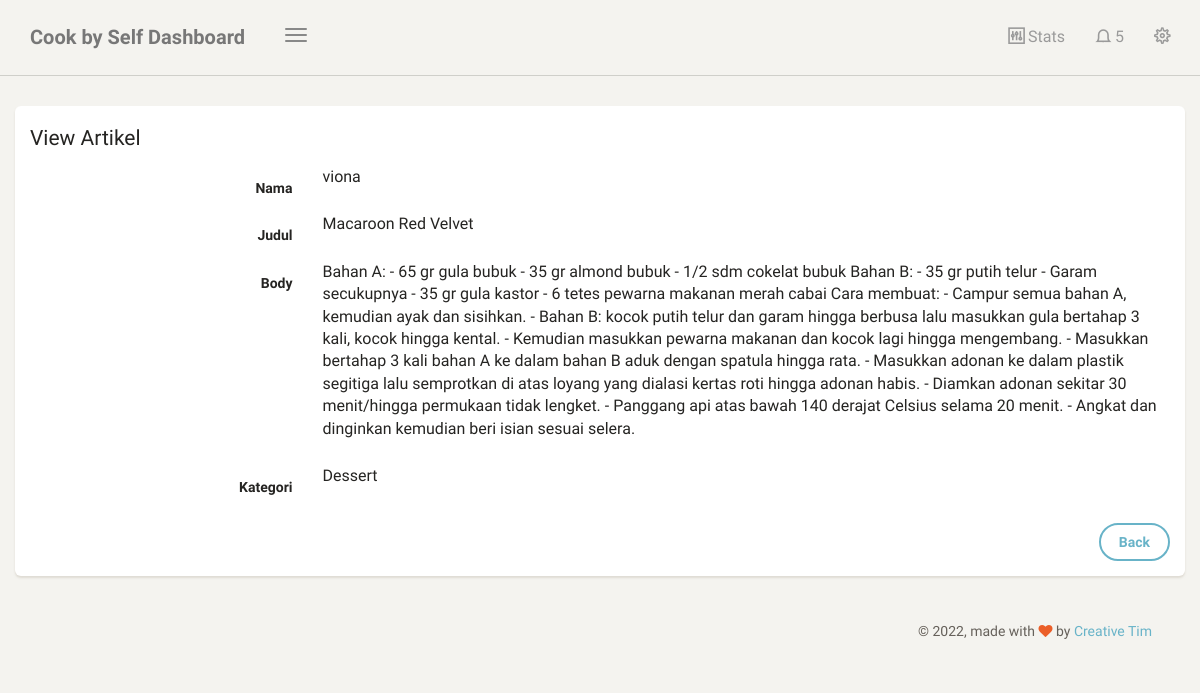
Page /dashboard/artikel/lihat/4 (signed in) on the committed database.
### blog/models.py (models this page shows, shortened)
class Artikel(models.Model):
    nama = models.CharField(max_length=100,blank=True,null=True)
    judul = models.CharField(max_length=100)
    body = models.TextField()
    kategori = models.ForeignKey(Kategori, on_delete=models.CASCADE, blank=True,null=True)
    date = models.DateTimeField(auto_now_add=True)
    class meta :
        ordering = ['-id']
        verbose_name_plural = "Artikel"

class Kategori(models.Model):
    nama = models.CharField(max_length=100)
    def __str__(self):
         return self.nama
    class meta :
        verbose_name_plural = "Kategori"

### blog/views.py (the view)
# urls.py: path('artikel/lihat/<str:id>',lihat_artikel, name='lihat_artikel'),
@login_required
def lihat_artikel(request, id):
    template_name = "back/lihat_artikel.html"
    artikel = Artikel.objects.get(id=id)
    context = {
        'title' : 'View Artikel',
        'artikel' :artikel,
    }
    return render(request, template_name, context)

### templates/back/lihat_artikel.html (shortened to what this page needs)
{% extends 'back/base.html' %}
{% block content %}
<div class="content">
    <div class="container-fluid">
        <div class="row">
            <div class="col-6">
                <div class="card">
                    <form class="form-horizontal" method="POST">
                        <div class="card-header">
                            <h4 class="card-title">
                                {{title}}
                            </h4>
                        </div>
                        <div class="card-content">
                            <div class="form-group">
                                <label class="col-md-3 control-label">Nama</label>
                                <div class="col-md-9">
                                    <p>{{artikel.nama}}</p>
                                </div>
                            </div>
                            <div class="form-group">
                                <label class="col-md-3 control-label">Judul</label>
                                <div class="col-md-9">
                                    <p>{{artikel.judul}}</p>
                                </div>
                            </div>
                            <div class="form-group">
                                <label class="col-md-3 control-label">Body</label>
                                <div class="col-md-9">
                                    <p>{{artikel.body}}</p>
                                </div>
                            </div>
                            <div class="form-group">
                                <label class="col-md-3 control-label">Kategori</label>
                                <div class="col-md-9">
                                    <p>{{artikel.kategori}}</p>
                                </div>
                            </div>
                        </div>
                        <div class="card-footer text-right">
                            <div class="form-group">
                                <label class="col-md-3"></label>
                                <div class="col-md-9">
                                    <a class="bt btn btn-info" href="{% url 'table_artikel' %}">Back </a>
                                </div>
                            </div>
                        </div>
                    </form>
                </div>
            </div>
        </div>
</div>
{% endblock content %}

### rows in the picture
Artikel: nama "viona", judul "Macaroon Red Velvet", body "Bahan A: - 65 gr gula bubuk - 35 gr almond bubuk - 1/2 sdm cokelat bubuk Bahan B: - 35 gr putih telur - Garam secukupnya - 35 gr gula kastor - 6 tetes pewarna makanan merah cabai Cara membuat: - Campur semua bahan A, kemudian ayak dan sisihkan. - Bahan B: kocok putih telur dan garam hingga berbusa lalu masukkan gula bertahap 3 kali, kocok hingga kental. - Kemudian masukkan pewarna makanan dan kocok lagi hingga mengembang. - Masukkan bertahap 3 kali bahan A ke dalam bahan B aduk dengan spatula hingga rata. - Masukkan adonan ke dalam plastik segitiga lalu semprotkan di atas loyang yang dialasi kertas roti hingga adonan habis. - Diamkan adonan sekitar 30 menit/hingga permukaan tidak lengket. -…", kategori "Dessert"

### other values in the picture
{{ title }} "View Artikel"
